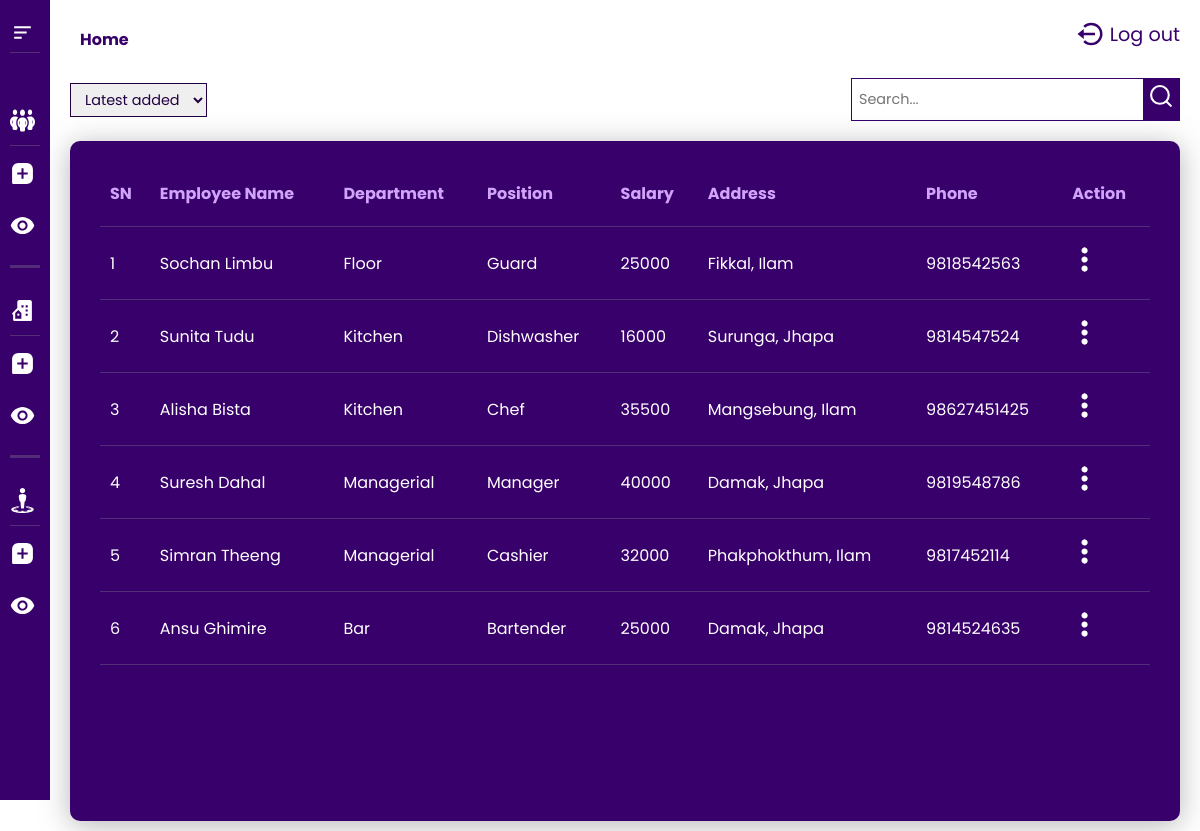
The app's page /php/employees.php (signed in) with its own data.
### tables this page shows
CREATE TABLE `employee` (
  `emp_id` int(11) NOT NULL,
  `emp_name` varchar(50) DEFAULT NULL,
  `ct_id` int(11) NOT NULL,
  `addr_id` int(11) NOT NULL,
  `dept_id` int(11) NOT NULL,
  `p_id` int(11) NOT NULL
);

CREATE TABLE `department` (
  `dept_id` int(11) NOT NULL,
  `dept_name` varchar(100) NOT NULL
);

CREATE TABLE `position` (
  `p_id` int(11) NOT NULL,
  `p_name` varchar(50) DEFAULT NULL,
  `sal_id` int(11) NOT NULL,
  `dept_id` int(11) NOT NULL
);

CREATE TABLE `salary` (
  `sal_id` int(11) NOT NULL,
  `salary` float DEFAULT NULL
);

CREATE TABLE `address` (
  `addr_id` int(11) NOT NULL,
  `addr_name` varchar(50) DEFAULT NULL
);

CREATE TABLE `contact` (
  `ct_id` int(11) NOT NULL,
  `ct_number` varchar(15) DEFAULT NULL
);

### php/employees.php (the view, shortened to what this page needs)
<!DOCTYPE html>
<html lang="en">
<head>
    <link rel="stylesheet" href="../styles/style.css">
</head>
<body>
    <main>
         <?php include('sidebar.php'); ?>
        <div class="body">
                <?php include('header.php'); ?>
            <div class="filter-row">
                <div class="filter-drop-menu">
                     <form action="./filter" method="post" class="filter-form">
                        <select name="sort-by" value="Sort by">
                            <option value="latest-added">Latest added</option>
                        </select>
                    </form>
                </div>
                <form action="./search" method="post" class="form search-form">
                    <div class="search">
                        <input type="text" name="search" placeholder="Search...">
                        <button type="submit" name="search-icon">
                            <img src="../images/search.svg" alt="search">
                        </button>
                    </div>
                </form>
            </div>
            <div class="table-container">
                <table>
                    <tr>
                        <th>SN</th>
                        <th>Employee Name</th>
                        <th>Department</th>
                        <th>Position</th>
                        <th>Salary</th>
                        <th>Address</th>
                        <th>Phone</th>
                        <th>Action</th>
                    </tr>
                    <?php
                        include("config.php");
                        if(isset($_SESSION['search-query'])) {
                            $name = $_SESSION['search-query'];
                            $sql = "select employee.emp_id,
                                           employee.emp_name,
                                           department.dept_name,
                                           position.p_name,
                                           salary.salary,
                                           address.addr_name,
                                           contact.ct_number
                                           from employee
                                           INNER JOIN department on employee.dept_id = department.dept_id
                                           INNER JOIN position on employee.p_id = position.p_id
                                           INNER JOIN salary on position.sal_id = salary.sal_id
                                           INNER JOIN address on employee.addr_id = address.addr_id
                                           INNER JOIN contact on employee.ct_id = contact.ct_id
                                           where employee.emp_name like '%$name%'
                                           order by employee.emp_id desc";
                        }
                        else {
                            $sql = "select employee.emp_id,
                                           employee.emp_name,
                                           department.dept_name,
                                           position.p_name,
                                           salary.salary,
                                           address.addr_name,
                                           contact.ct_number
                                           from employee
                                           INNER JOIN department on employee.dept_id = department.dept_id
                                           INNER JOIN position on employee.p_id = position.p_id
                                           INNER JOIN salary on position.sal_id = salary.sal_id
                                           INNER JOIN address on employee.addr_id = address.addr_id
                                           INNER JOIN contact on employee.ct_id = contact.ct_id
                                           ORDER BY employee.emp_id DESC";
                        }
                        $res = mysqli_query($conn, $sql) or die(mysqli_error($conn));
                        if(mysqli_num_rows($res) > 0) {
                            $i = 1;
                            while($row = mysqli_fetch_assoc($res)) {
                    ?>
                    <tr>
                        <td><?php echo $i; ?></td>
                        <td><?php echo $row['emp_name']; ?></td>
                        <td><?php echo $row['dept_name'];?></td>
                        <td><?php echo $row['p_name'];?></td>
                        <td><?php echo $row['salary'];?></td>
                        <td><?php echo $row['addr_name'];?></td>
                        <td><?php echo $row['ct_number'];?></td>
                        <td class="action">
                            <div class="action-menu">
                                <img src="../images/options.svg" alt="action menu">
                            </div>
                        </td>
                    </tr>
                    <?php
                        $i++;
                        }
                    }
                    else echo "No records found";
                    ?>
                </table>
            </div>
        </div>
    </main>
</body>
</html>

### php/sidebar.php (shortened to what this page needs)
<aside class="sidebar">
          <div class="menu-container">
              <img src="../images/menu.svg" alt="menu" class="sidebar-menu">
          </div>
          <hr class="sidebar-hr">
          <div class="sidebar-items">
              <div class="items-container">
                  <a href="#">
                      <img src="../images/employee.svg" alt="employee">
                  </a>
              </div>
              <hr class="sidebar-hr">
             <div class="items-container">
                   <a href="./add-employee.php">
                      <img src="../images/add.svg" alt="add employee">
                   </a>
              </div>
              <div class="items-container">
                  <a href="./employees.php">
                      <img src="../images/view.svg" alt="view employee">
                  </a>
              </div>
              <hr class="sidebar-hr bold-hr">
              <div class="items-container">
                  <a href="#">
                      <img src="../images/department.svg" alt="department">
                  </a>
              </div>
              <hr class="sidebar-hr">
              <div class="items-container">
                  <a href="./add-department.php">
                      <img src="../images/add.svg" alt="add department">
                  </a>
              </div>
              <div class="items-container">
                  <a href="./departments.php">
                      <img src="../images/view.svg" alt="view department">
                  </a>
              </div>
              <hr class="sidebar-hr bold-hr">
              <div class="items-container">
                  <a href="#">
                      <img src="../images/position.svg" alt="position">
                  </a>
              </div>
              <hr class="sidebar-hr">
              <div class="items-container">
                  <a href="./add-position.php">
                      <img src="../images/add.svg" alt="add position">
                  </a>
              </div>
              <div class="items-container">
                  <a href="./positions.php">
                      <img src="../images/view.svg" alt="view positions">
                  </a>
              </div>
          </div>
      </aside>

### php/header.php (shortened to what this page needs)
<header>
    <h1>
        <a href="./departments.php">Home</a>
    </h1>
    <a href="./logout.php">
        <div class="logout">
            <img src="../images/log-out.svg" alt="log out" class="logout">
            <p>Log out</p>
        </div>
    </a>
</header>

### styles/style.css (style rules this page uses)
.filter-row, .search { display: flex; align-items: center; justify-content: space-between; margin: 10px 0px; }
.filter-drop-menu select, .filter-drop-menu input { padding: 5px 10px; font-size: 0.9rem; color: #220042; border: 1px solid #220042; }
.form select, .form input { padding: 5px 7px; font-size: 0.9rem; border: 1px solid #38006b; color: #220042; }
.search-form { margin-left: 40px; }
.search-form .search { border: 1px solid #38006b; width: fit-content; }
.search-form .search button, .search-form .search input { border: none; outline: none; }
.search-form .search button { cursor: pointer; background-color: #38006b; outline: 1px solid #38006b; }
.search-form .search button img { padding: 5px; height: 35px; }
* { margin: 0; padding: 0; box-sizing: border-box; text-decoration: none; list-style: none; font-family: "Poppins", sans-serif; }
h1, .logout p { color: #38006b; }
h1 a, .logout p a { color: #38006b; }
.sidebar { width: 50px; background-color: #38006b; position: fixed; left: 0; top: 0; z-index: 1; min-height: 100vh; text-align: center; padding: 20px 10px; transition: 0.3s linear; }
.sidebar img { cursor: pointer; height: 25px; width: 25px; margin-right: 10px; }
.sidebar .sidebar-hr { outline: none; border: none; height: 1px; width: 100%; background-color: rgba(148, 148, 148, 0.3); }
.sidebar .sidebar-items { display: flex; align-items: flex-start; justify-content: space-between; flex-direction: column; margin-top: 40px; }
.sidebar .sidebar-items .items-container { display: flex; align-items: center; justify-content: space-between; position: relative; }
.sidebar .sidebar-items a { margin-bottom: 5px; margin-top: 15px; }
.sidebar .sidebar-items .bold-hr { margin: 15px 0; height: 3px; }
.body { margin-left: 50px; min-height: 100vh; background-color: #fff; padding: 10px 20px; transition: 0.3s ease-in-out; }
.body header, .body .logout { display: flex; align-items: center; justify-content: space-between; }
.body header a { font-size: 1rem; margin-left: 10px; }
.body .logout { cursor: pointer; font-size: 1.2rem; }
.body .logout img { width: 30px; height: 30px; margin-right: 5px; }
.body .table-container { color: #fff; padding: 20px 30px; margin-top: 10px; min-height: 85vh; border-radius: 10px; background-color: #38006b; box-shadow: rgba(110, 110, 112, 0.5) 0px 4px 29px 0px; }
.body .table-container table { width: 100%; text-align: left; margin-bottom: 20px; border-collapse: collapse; }
.body .table-container table th { color: #d0a4fa; }
.body .table-container table th, .body .table-container table td { padding: 20px 10px; border-bottom: 1px solid rgba(148, 148, 148, 0.3); }
.body .table-container table .action img { cursor: pointer; }
.body .table-container table .action .action-menu { position: relative; width: fit-content; }
.body .table-container table .action .action-menu img { width: 25px; height: 25px; }

### records on screen
employee: emp_name "Sochan Limbu", dept.dept_name "Floor", p.p_name "Guard", salary.salary "25000", addr.addr_name "Fikkal, Ilam", ct.ct_number "9818542563"
employee: emp_name "Sunita Tudu", dept.dept_name "Kitchen", p.p_name "Dishwasher", salary.salary "16000", addr.addr_name "Surunga, Jhapa", ct.ct_number "9814547524"
employee: emp_name "Alisha Bista", dept.dept_name "Kitchen", p.p_name "Chef", salary.salary "35500", addr.addr_name "Mangsebung, Ilam", ct.ct_number "98627451425"
employee: emp_name "Suresh Dahal", dept.dept_name "Managerial", p.p_name "Manager", salary.salary "40000", addr.addr_name "Damak, Jhapa", ct.ct_number "9819548786"
employee: emp_name "Simran Theeng", dept.dept_name "Managerial", p.p_name "Cashier", salary.salary "32000", addr.addr_name "Phakphokthum, Ilam", ct.ct_number "9817452114"
employee: emp_name "Ansu Ghimire", dept.dept_name "Bar", p.p_name "Bartender", salary.salary "25000", addr.addr_name "Damak, Jhapa", ct.ct_number "9814524635"
